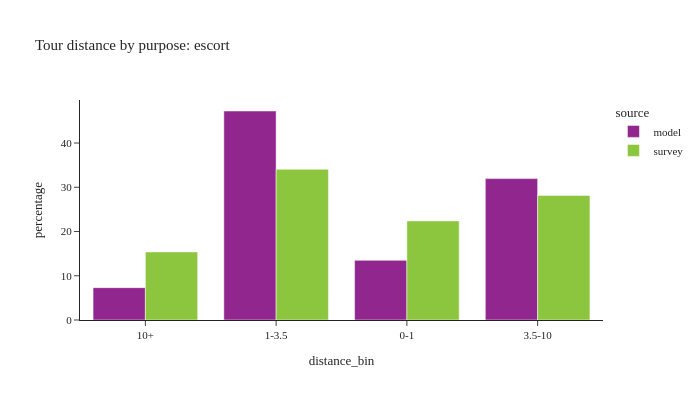

Notebook code for this chart:
### Code cell
plot_bins(tour, pl.col('pdpurp') == 3, 'escort')

### Figure 1 — Plotly figure (JSON) as saved in the notebook; plotly's stock layout.template omitted (floating-point values rounded to 4 significant figures)
{"data": [{"alignmentgroup": "True", "customdata": [[45817], [295931], [84507], [200185]], "hovertemplate": "source=model<br>distance_bin=%{x}<br>percentage=%{y}<br>sample count=%{customdata[0]}<extra></extra>", "legendgroup": "model", "marker": {"color": "#91268F", "pattern": {"shape": ""}}, "name": "model", "offsetgroup": "model", "orientation": "v", "showlegend": true, "textposition": "auto", "type": "bar", "x": ["10+", "1-3.5", "0-1", "3.5-10"], "xaxis": "x", "y": [7.314, 47.24, 13.49, 31.96], "yaxis": "y"}, {"alignmentgroup": "True", "customdata": [[272], [70], [158], [154]], "hovertemplate": "source=survey<br>distance_bin=%{x}<br>percentage=%{y}<br>sample count=%{customdata[0]}<extra></extra>", "legendgroup": "survey", "marker": {"color": "#8CC63E", "pattern": {"shape": ""}}, "name": "survey", "offsetgroup": "survey", "orientation": "v", "showlegend": true, "textposition": "auto", "type": "bar", "x": ["1-3.5", "10+", "3.5-10", "0-1"], "xaxis": "x", "y": [34.07, 15.38, 28.15, 22.4], "yaxis": "y"}], "layout": {"barmode": "group", "font": {"size": 11}, "height": 400, "legend": {"title": {"text": "source"}, "tracegroupgap": 0}, "title": {"text": "Tour distance by purpose: escort"}, "width": 700, "xaxis": {"anchor": "y", "domain": [0.0, 1.0], "title": {"text": "distance_bin"}}, "yaxis": {"anchor": "x", "domain": [0.0, 1.0], "title": {"text": "percentage"}}}}
